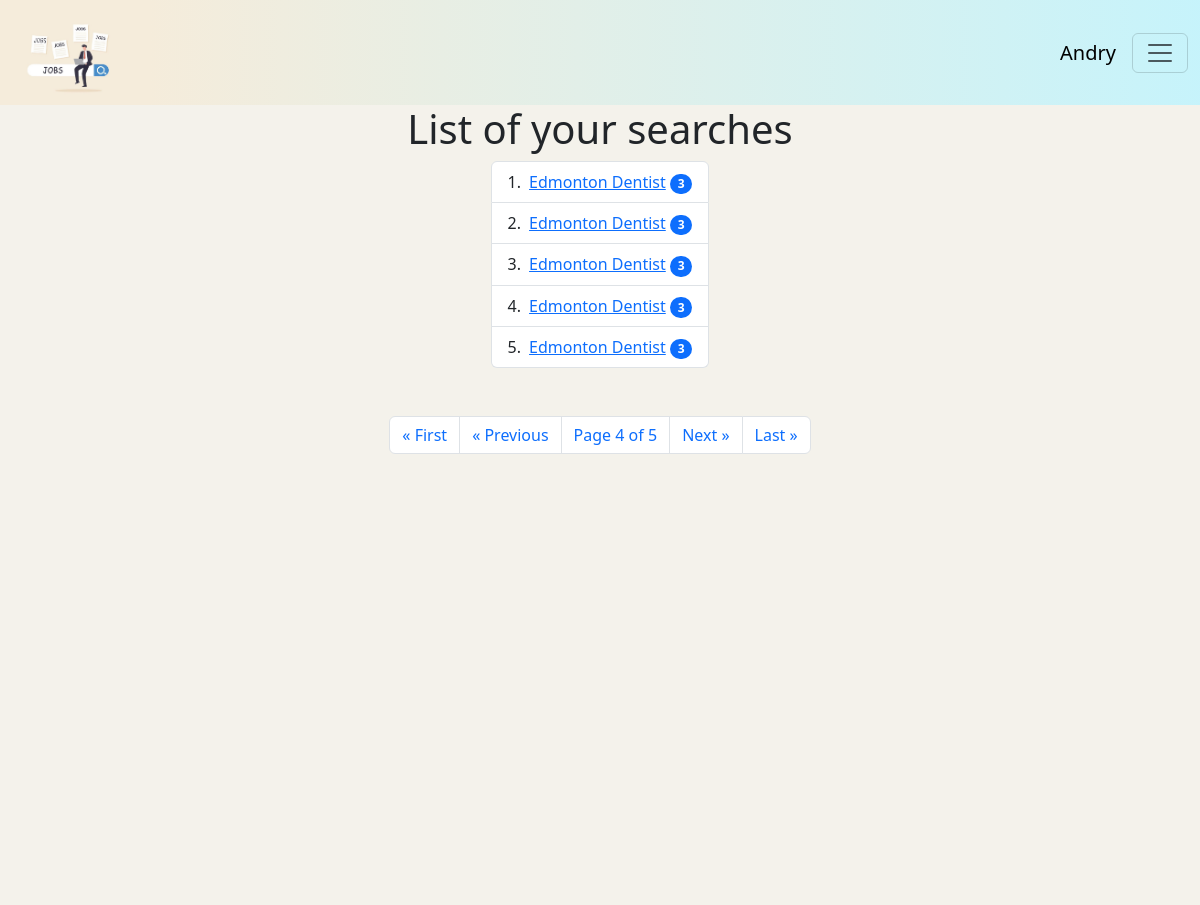
Screenshot of /scrap/lists/?page=4 (signed in) with the database file from the repository.
### scrapper/models.py (models this page shows, shortened)
class BusinessList(models.Model):
    user = models.ForeignKey(User, on_delete=models.CASCADE)
    name = models.CharField(max_length=255, default='name')
    date = models.DateTimeField(default=datetime.now(), blank=True)
    count_num = models.IntegerField(default=0)
    businesses = models.ManyToManyField(Business)

### scrapper/views.py (the view)
# urls.py: path('lists/', views.data_list, name='navigation_lists'),
def data_list(request):
    if request.method == "POST":
        id = request.POST['num_id']
        return redirect('business_card', id = id)
    p = Paginator(BusinessList.objects.filter(user=request.user).order_by('date'), 5)
    page = request.GET.get('page')
    data_list = p.get_page(page)
    return render(request, 'scr/navigation_data.html', {'data_list' : data_list})

### scrapper/templates/scr/navigation_data.html (shortened to what this page needs)
{% extends 'main/layout.html' %}
{% block content %}
<div class="center">
    <h1> List of your searches </h1>
    <ol class="list-group list-group-numbered">
      {% for busines_list in data_list %}
        <li class="list-group-item d-flex justify-content-between align-items-start">
          <div class="ms-2 me-auto">
            <a href="{% url 'business_card' busines_list.id %}">{{ busines_list.name }}</a>
            <span class="badge text-bg-primary rounded-pill">{{ busines_list.count_num }}</span>
          </div>
      {% endfor %}
    </ol>
       <br></br>
       <nav aria-label="Page navigation example">
        <ul class="pagination justify-content-center">
    {% if data_list.has_previous %}
        <li class="page-item"><a class="page-link" href="?page=1">&laquo First</a></li>
        <li class="page-item"><a class="page-link" href="?page={{ data_list.previous_page_number }}">&laquo Previous </a></li>
    {% endif %}
        <li class="page-item"><a href="#" class="page-link">Page {{ data_list.number }} of {{ data_list.paginator.num_pages }}</a></li>
    {% if data_list.has_next %}
        <li class="page-item"><a class="page-link" href="?page={{ data_list.next_page_number }}"> Next &raquo </a></li>
        <li class="page-item"><a class="page-link" href="?page={{ data_list.paginator.num_pages }}"> Last &raquo </a></li>
    {% endif %}
        </ul>
      </nav>
</div>
{% endblock %}

### home_page/templates/main/layout.html (shortened to what this page needs)
{% load static %}
<!DOCTYPE html>
<html lang="en">
<head>
    <link rel="stylesheet" href = {% static 'bootstrap-5.3.3-dist/css/bootstrap.min.css' %}>
    <link rel="stylesheet" href = {% static 'main/css/main.css' %}>
</head>
<body>
  <nav class="navbar bg-body-tertiary fixed-top", id = "nav_layout">
    <div class="container-fluid">
      <img src="{% static 'main/img/logo.jpg'%}" alt= "logo" width="10%" height="auto">
      <a class="navbar-brand" >{% if user.is_authenticated %} {{ user.username }} {% endif %}</a>
      <button class="navbar-toggler" type="button" data-bs-toggle="offcanvas" data-bs-target="#offcanvasNavbar" aria-controls="offcanvasNavbar" aria-label="Toggle navigation">
        <span class="navbar-toggler-icon"></span>
      </button>
    </div>
  </nav>
  <main>
    {% block content %}
    {% endblock %}
  </main>
</body>
</html>

### static/main/css/main.css (style rules this page uses)
#nav_layout { background: linear-gradient(to right,rgb(245, 236, 219) 150px,rgba(0, 221, 255, 0.2)); }
.navbar-toggler { order: 1; }
.navbar-brand { white-space: nowrap; overflow: hidden; text-overflow: ellipsis; max-width: 30%; position:absolute; }
main { background-color:hsl(42, 31%, 94%); }
.center { background-color:hsl(42, 31%, 94%); display: flex; flex-direction: column; justify-content:flex-start; align-items: center; height: 100vh; text-align: center; }

### rows the page displays
BusinessList: name "Edmonton Dentist", count_num "3"
BusinessList: name "Edmonton Dentist", count_num "3"
BusinessList: name "Edmonton Dentist", count_num "3"
BusinessList: name "Edmonton Dentist", count_num "3"
BusinessList: name "Edmonton Dentist", count_num "3"

### other values shown
{{ user.username }} "Andry"
{{ data_list.number }} "4"
{{ data_list.paginator.num_pages }} "5"
